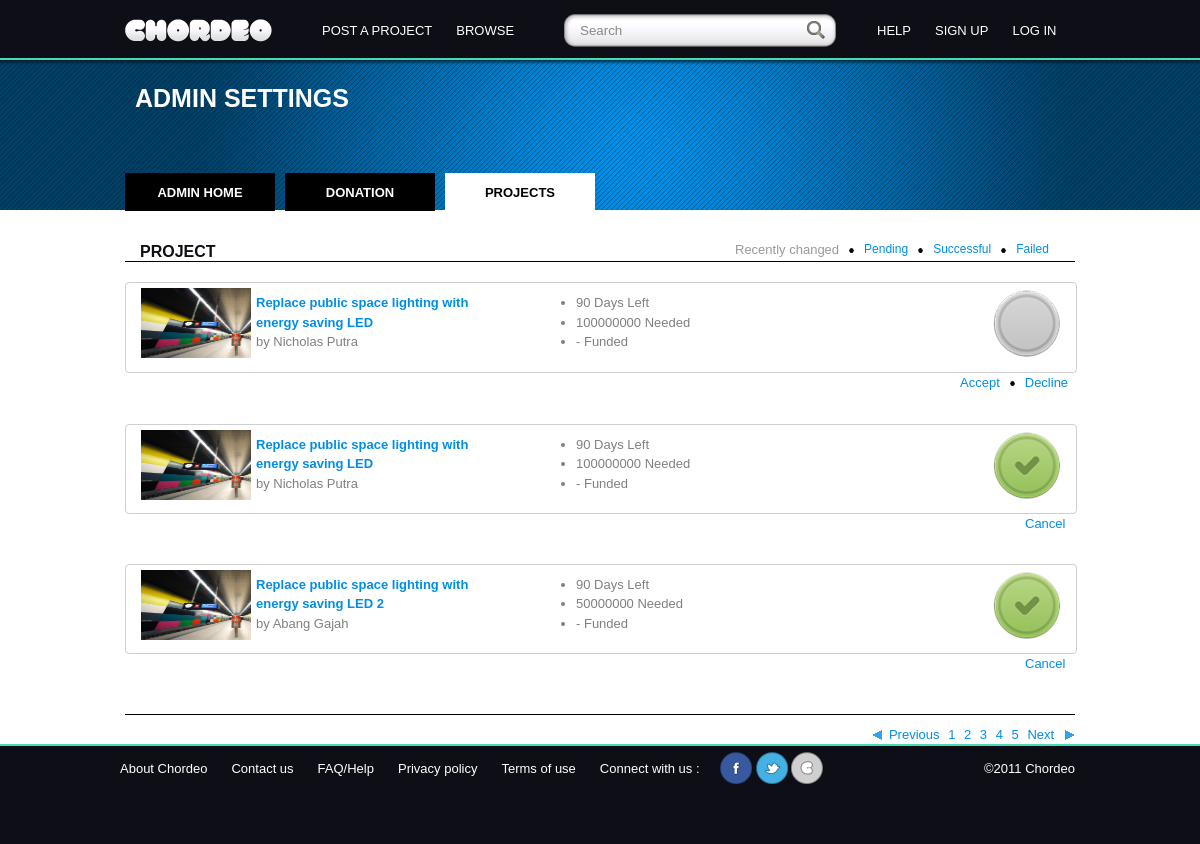
The page /index.php/adminchordeo/project on the database its author committed.
### tables this page shows
CREATE TABLE IF NOT EXISTS `ch_project` (
  `project_id` int(3) NOT NULL AUTO_INCREMENT,
  `project_name` varchar(100) NOT NULL,
  `pending_summary` text NOT NULL,
  `project_location` varchar(100) NOT NULL,
  `project_detail` text NOT NULL,
  `category` varchar(20) NOT NULL,
  `amount_funding` int(10) NOT NULL,
  `funding_duration` int(10) NOT NULL,
  `project_reward` varchar(30) NOT NULL,
  `funding_status` varchar(30) NOT NULL,
  `project_time` timestamp NOT NULL DEFAULT CURRENT_TIMESTAMP ON UPDATE CURRENT_TIMESTAMP,
  `project_status` varchar(20) NOT NULL,
  `project_image` varchar(45) DEFAULT NULL,
  `project_video` varchar(45) DEFAULT NULL,
  `project_home` text,
  `project_update` text,
  `project_user_id` int(5) NOT NULL,
  `featured` int(1) NOT NULL,
  PRIMARY KEY (`project_id`),
  KEY `fk_ch_project_ch_user` (`project_user_id`)
);

CREATE TABLE IF NOT EXISTS `ch_user` (
  `user_id` int(5) NOT NULL AUTO_INCREMENT,
  `avatar` varchar(100) DEFAULT 'profile.png',
  `username` varchar(50) NOT NULL,
  `email` varchar(50) NOT NULL,
  `name` varchar(100) NOT NULL,
  `bio` text,
  `website` varchar(30) NOT NULL,
  `location` varchar(50) DEFAULT NULL,
  `password` varchar(50) NOT NULL,
  `type` varchar(20) NOT NULL DEFAULT 'user',
  PRIMARY KEY (`user_id`)
);

### application/controllers/adminchordeo.php (called while the page is built, shortened)
<?php if ( ! defined('BASEPATH')) exit('No direct script access allowed');
class Adminchordeo extends CI_Controller {
    public function project()
    {
        $data['project_list']=$this->admindataloader->project();
    }
}

### index.php (called while the page is built, shortened)
<?php
require_once BASEPATH.'core/CodeIgniter.php';

### application/models/admindataloader.php (the view, shortened to what this page needs)
<?php if ( ! defined('BASEPATH')) exit('No direct script access allowed');
class Admindataloader extends CI_Model {
    function project()
    {
        $rs = '<div class="title grid_24">
                    <p class="grid_3"><b>PROJECT</b></p>
                    <div class="action grid_10 push_11">
                        <ul>
                            <li>Recently changed</li>
                            <li><img src="assets/images/list.png"></li>
                            <a href="#"><li>Pending</li></a>
                            <li><img src="assets/images/list.png"></li>
                            <a href="#"><li>Successful</li></a>
                            <li><img src="assets/images/list.png"></li>
                            <a href="#"><li>Failed</li></a>
                        </ul>
                    </div>
		</div>
		<div class="clear"></div>
		<div class="break"></div>
                <div class="clear"></div>
		<div class="break"></div>';
        $this->db->select('*');
        $this->db->from('ch_project');
        $this->db->join('ch_user', 'ch_user.user_id = ch_project.project_user_id');
        $q = $this->db->get();
        foreach($q->result_array() as $row)
        {
            if($row["project_status"]=="pending")
            {
                $button = '<ul>
                                <li><a href="adminchordeo/verification_project/'.$row["project_id"].'/1">Accept</a></li>
                                <li><img src="assets/images/list.png"></li>
                                <li><a href="adminchordeo/verification_project/'.$row["project_id"].'/2">Decline</a></li>
                            </ul>';
                $disk = 'gray_disk.png';
                $class = 'grid_4 push_20 omega';
            }elseif($row["project_status"]=="true")
            {
                $button = '<a href="adminchordeo/verification_project/'.$row["project_id"].'/0">Cancel</a>';
                $disk = 'true.png';
                $class ='grid_2 push_22 cancel';
            }elseif($row["project_status"]=="false")
            {
                $button = '<a href="adminchordeo/verification_project/'.$row["project_id"].'/0">Cancel</a>';
                $disk = 'false.png';
                $class = 'grid_2 push_22 cancel';
            }elseif($row["project_status"]=="completed")
            {
                $button = null;
                $disk = 'pig_blue.png';
                $class = 'grid_2 push_22 cancel';
            }
            $rs .= '<div class="content_donation grid_24">
			<div class="grid_9 name">
			<img src="assets/images/project/'.$row["project_image"].'" class="grid_3">
			<a href="#">'.$row["project_name"].'</a><br>
			 by '.$row["name"].'
			</div>
			<div class="grid_5 push_1 name">
                            <ul>
                                    <li>'.$row["funding_duration"].' Days Left</li>
                                    <li>'.$row["amount_funding"].' Needed</li>
                                    <li>- Funded</li>
                            </ul>
			</div>
			<div class="grid_2 push_7"><img src="assets/images/'.$disk.'"/></div>
                    </div>
                    <div class="clear"></div>
                    <div class="action '.$class.'">';
            $rs .= $button;
            $rs .= '</div>
                    <div class="clear"></div>
                    <div class="space"></div>';
        }
        return $rs;
    }
}

### assets/960gs/960.css (style rules this page uses)
body { min-width: 960px; }
.grid_1, .grid_2, .grid_3, .grid_4, .grid_5, .grid_6, .grid_7, .grid_8, .grid_9, .grid_10, .grid_11, .grid_12, .grid_13, .grid_14, .grid_15, .grid_16 { display: inline; float: left; margin-left: 10px; margin-right: 10px; }
.push_1, .pull_1, .push_2, .pull_2, .push_3, .pull_3, .push_4, .pull_4, .push_5, .pull_5, .push_6, .pull_6, .push_7, .pull_7, .push_8, .pull_8, .push_9, .pull_9, .push_10, .pull_10, .push_11, .pull_11, .push_12, .pull_12, .push_13, .pull_13, .push_14, .pull_14, .push_15, .pull_15 { position: relative; }
.omega { margin-right: 0; }

### assets/960gs/960_24_col.css (style rules this page uses)
body { min-width: 960px; }
.grid_1, .grid_2, .grid_3, .grid_4, .grid_5, .grid_6, .grid_7, .grid_8, .grid_9, .grid_10, .grid_11, .grid_12, .grid_13, .grid_14, .grid_15, .grid_16, .grid_17, .grid_18, .grid_19, .grid_20, .grid_21, .grid_22, .grid_23, .grid_24 { display: inline; float: left; margin-left: 5px; margin-right: 5px; }
.push_1, .pull_1, .push_2, .pull_2, .push_3, .pull_3, .push_4, .pull_4, .push_5, .pull_5, .push_6, .pull_6, .push_7, .pull_7, .push_8, .pull_8, .push_9, .pull_9, .push_10, .pull_10, .push_11, .pull_11, .push_12, .pull_12, .push_13, .pull_13, .push_14, .pull_14, .push_15, .pull_15, .push_16, .pull_16, .push_17, .pull_17, .push_18, .pull_18, .push_19, .pull_19, .push_20, .pull_20, .push_21, .pull_21, .push_22, .pull_22, .push_23, .pull_23 { position: relative; }
.omega { margin-right: 0; }
.container_24 .grid_2 { width: 70px; }
.container_24 .grid_3 { width: 110px; }
.container_24 .grid_4 { width: 150px; }
.container_24 .grid_5 { width: 190px; }
.container_24 .grid_9 { width: 350px; }
.container_24 .grid_10 { width: 390px; }
.container_24 .grid_24 { width: 950px; }
.container_24 .push_1 { left: 40px; font-weight: normal; }
.container_24 .push_7 { left: 280px; }
.container_24 .push_11 { left: 440px; }
.container_24 .push_20 { left: 800px; }
.container_24 .push_22 { left: 880px; }

### assets/style/style.css (style rules this page uses)
body { font-family:Helvetica, Arial, sans-serif; font: 13px/1.5 Helvetica, Arial, sans-serif; }
ul { list-style: disc; }
li { margin-left: 30px; }
p, dl, hr, h1, h2, h3, h4, h5, h6, ol, ul, pre, table, address, fieldset, figure { margin-bottom: 20px; }
.space { height:30px; background:#FFFFFF; }
.break { height:10px; }
.title { color:#000000; border-bottom:1px solid black; }
.title p { margin-bottom:-20px; padding-left:10px; font-size:16px; color:#0d0e16; }
.title a { color:#008ee5; text-decoration:none; font-size:12px; margin-left:820px; }
.content_donation { border:1px solid #cfcfcf; border-radius:4px; padding-top:5px; color:#808080; }
.name { margin:5px 10px 0 10px; color:#99999; }
.name a { color:#008ee5; text-decoration:none; font-weight:bold; }
.name img { height:70px; border:none; margin-top:-5px; }
.action { margin-left:40px; color:#999; }
.action ul li { float:left; margin-left:0; list-style-type:none; }
.action ul li img { padding: 8px 10px; }
.action a { color:#008ee5; text-decoration:none; }
.cancel { margin-left:-5px; padding-left:30px; }

### rows shown on the page
ch_project: project_image (picture), project_name "Replace public space lighting with energy saving LED", ch_user.name "Nicholas Putra", funding_duration "90", amount_funding "100000000", shows a picture
ch_project: project_image (picture), project_name "Replace public space lighting with energy saving LED", ch_user.name "Nicholas Putra", funding_duration "90", amount_funding "100000000", project_status (picture)
ch_project: project_image (picture), project_name "Replace public space lighting with energy saving LED 2", ch_user.name "Abang Gajah", funding_duration "90", amount_funding "50000000", project_status (picture)
